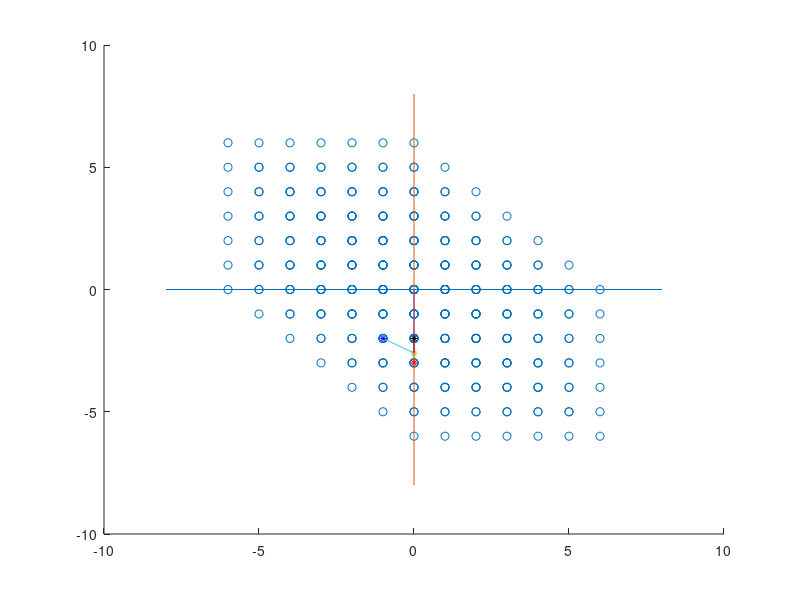

The MATLAB script that drew this image:
close all;
clear all;
n_levels_per_phase = 6;
phase_upper = floor(n_levels_per_phase / 2);
phase_lower = -1 * phase_upper;

graph_magnitude = 8;

three_ph_levels = [];

for a=phase_lower:phase_upper
   for b = phase_lower:phase_upper
       for c=phase_lower:phase_upper
           %three_ph_levels = [three_ph_levels; [a b c]];
           three_ph_levels = [three_ph_levels; [a-b b-c c-a]];
       end
   end
end

% hexagon
Vdc = 1;

transform = 1/(3*Vdc) * [
    2 -1 -1;
    -1 2 -1;
    1 1 1];

% TODO Need a Vdc at some point when we go to 'real' voltages
svm_nodes = [];
for i=1:length(three_ph_levels)
    svm_nodes = [svm_nodes; (transform * three_ph_levels(i, :)')'];
end

%scatter3(three_ph_levels(:,1), three_ph_levels(:,2), three_ph_levels(:,3));


figure
scatter(svm_nodes(:, 1), svm_nodes(:, 2))
hold on;
plot(-1*graph_magnitude:graph_magnitude, zeros(1, length(-1*graph_magnitude:graph_magnitude)))
plot(zeros(1, length(-1*graph_magnitude:graph_magnitude)), -1*graph_magnitude:graph_magnitude)

% Plot a vector for a bit
magnitude = 3;
theta = linspace(0,8*pi,1000);	     
a = magnitude * sin(theta); 
b = magnitude * sin(theta - 2*pi/3); 
c = magnitude * sin(theta + 2*pi/3); 

vref = transform * [a;b;c];
hbead = plot(vref(2,1), vref(2,1), '*', 'markersize',5);  % draw the bead at the initial 
ref_vector = plot([0 vref(1,1)], [0 vref(2,1)]);  % draw the bead at the initial 

node_1_vector = plot([0 vref(1,1)], [0 vref(2,1)]);  % draw the bead at the initial 
node_2_vector = plot([0 vref(1,1)], [0 vref(2,1)]);  % draw the bead at the initial 
node_3_vector = plot([0 vref(1,1)], [0 vref(2,1)]);  % draw the bead at the initial 

node_1 = [0 0];
node_2 = [0 0];
node_3 = [0 0];

node_1_bead = plot(node_1(1), node_1(2), 'r*', 'markersize', 5);
node_2_bead = plot(node_2(1), node_2(2), 'b*', 'markersize', 5);
node_3_bead = plot(node_3(1), node_3(2), 'k*', 'markersize', 5);


for k=1:length(theta)		% cycle through all positions
    set(hbead,'xdata',vref(1,k),'ydata', vref(2,k))
  
    set(ref_vector,'xdata',[0 vref(1,k)],'ydata', [0 vref(2,k)])
    %set(node_1_vector,'xdata',[node_1(1) x(k)],'ydata', [node_1(2) y(k)])
    % but [g h]
    % My format is [x y]
    Vul = [ceil(vref(1,k)) floor(vref(2,k))];
    Vlu = [floor(vref(1,k)) ceil(vref(2,k))];
    Vuu = [ceil(vref(1,k)) ceil(vref(2,k))];
    Vll = [floor(vref(1,k)) floor(vref(2,k))];
    
    node_1 = Vul;
    node_2 = Vlu;
    
    if sign(vref(1,k) + vref(2,k) - (Vul(1) + Vul(2))) == 1
        node_3 = Vuu;
    else
        node_3 = Vll;
    end
    
    set(node_1_bead ,'xdata', node_1(1),'ydata', node_1(2))
    set(node_2_bead ,'xdata', node_2(1),'ydata', node_2(2))
    set(node_3_bead ,'xdata', node_3(1),'ydata', node_3(2))
    
    set(node_1_vector,'xdata',[node_1(1) vref(1,k)],'ydata', [node_1(2) vref(2,k)])
    set(node_2_vector,'xdata',[node_2(1) vref(1,k)],'ydata', [node_2(2) vref(2,k)])
    set(node_3_vector,'xdata',[node_3(1) vref(1,k)],'ydata', [node_3(2) vref(2,k)])
    
    disp([Vul 0] / transform);
    drawnow
end



